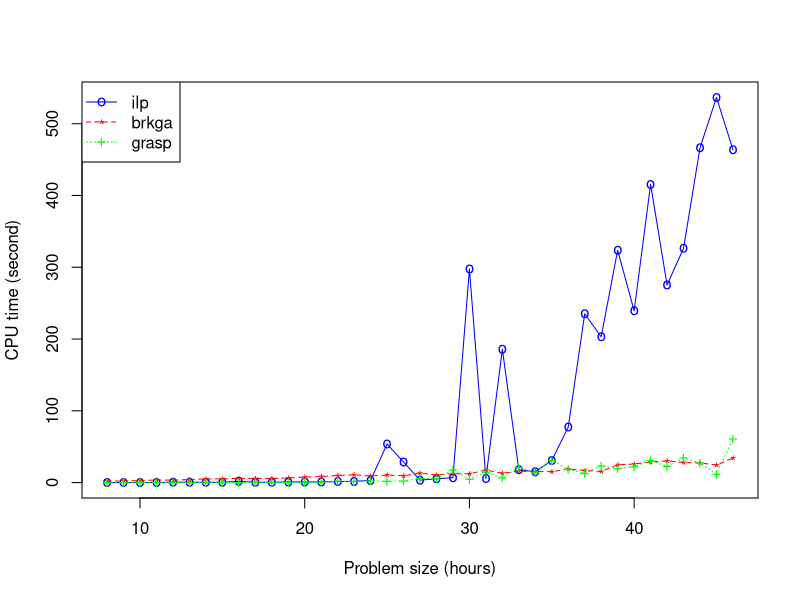
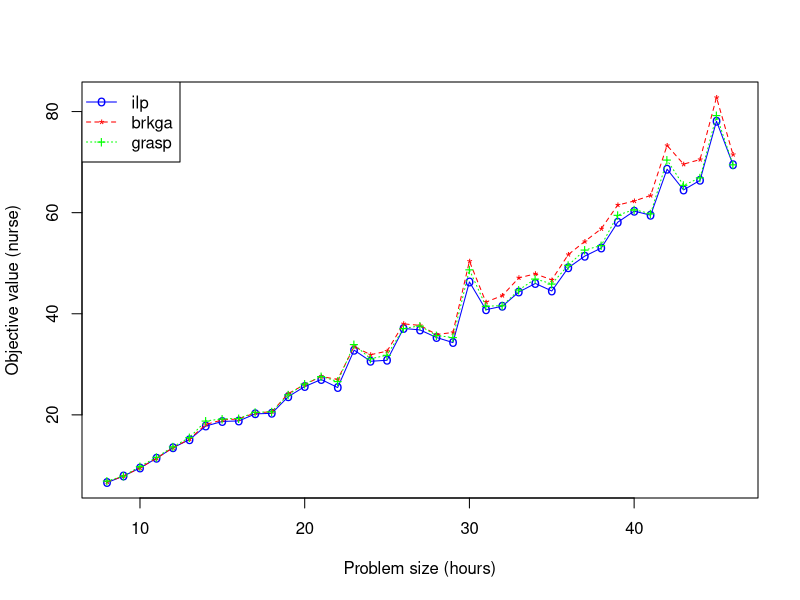
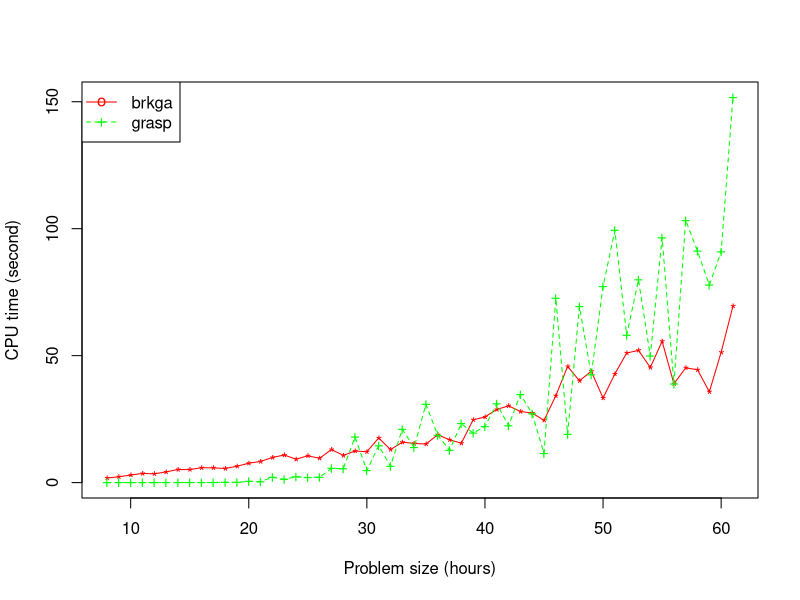
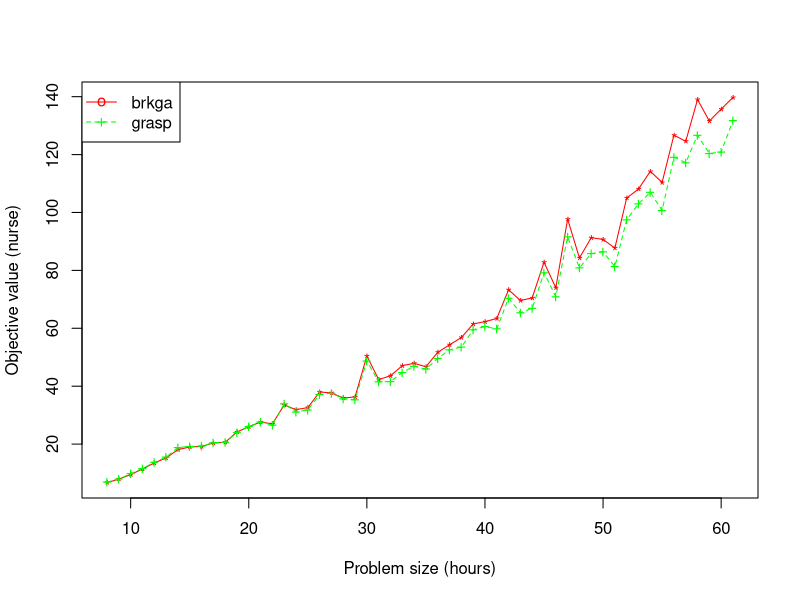

Here is the R script that generated these plots, in order:
ilp_data = read.csv("ilp_result.txt", header=FALSE)
brkga_data = read.csv("brkga_result.txt", header=FALSE)
grasp_data = read.csv("grasp_result.txt", header=FALSE)

min_common_size = min(nrow(ilp_data), nrow(brkga_data), nrow(grasp_data))

# Compare ilp, brkga and grasp
sub_ilp = head(ilp_data, min_common_size)
sub_brkga = head(brkga_data, min_common_size)
sub_grasp = head(grasp_data, min_common_size)

# Compare time
time_table = data.frame(level=sub_ilp[1], ilp=as.numeric(unlist(sub_ilp[3])), brkga=as.numeric(unlist(sub_brkga[3])), grasp=as.numeric(unlist(sub_grasp[3])) )
time_table[1] = gsub("^[^_]*_|_[^_]*$", "", as.matrix(time_table[1]))
time_table[1] = as.numeric(as.matrix(time_table[1]))
time_table = aggregate(. ~ V1, time_table, FUN=mean)

# define 3 data sets
xdata <- as.matrix(time_table[1])
y1 <- as.matrix(time_table[2])
y2 <- as.matrix(time_table[3])
y3 <- as.matrix(time_table[4])

# plot the first curve by calling plot() function
# First curve is plotted
plot(xdata, y1, type="o", col="blue", pch="o", lty=1, ylim=range(y1,y2,y3), ylab="CPU time (second)", xlab = "Problem size (hours)" )

points(xdata, y2, col="red", pch="*")
lines(xdata, y2, col="red",lty=2)

points(xdata, y3, col="green",pch="+")
lines(xdata, y3, col="green", lty=3)

legend(x= "topleft", y=0.92,legend=c("ilp","brkga","grasp"), col=c("blue","red","green"),
       pch=c("o","*","+"),lty=c(1,2,3), ncol=1)

# Compare objective value
obj_table = data.frame(level=sub_ilp[1], ilp=as.numeric(unlist(sub_ilp[2])), brkga=as.numeric(unlist(sub_brkga[2])), grasp=as.numeric(unlist(sub_grasp[2])) )
obj_table[1] = gsub("^[^_]*_|_[^_]*$", "", as.matrix(obj_table[1]))
obj_table[1] = as.numeric(as.matrix(obj_table[1]))
obj_table = aggregate(. ~ V1, obj_table, FUN=mean)

# define 3 data sets
xdata <- as.matrix(obj_table[1])
y1 <- as.matrix(obj_table[2])
y2 <- as.matrix(obj_table[3])
y3 <- as.matrix(obj_table[4])

# plot the first curve by calling plot() function
# First curve is plotted
plot(xdata, y1, type="o", col="blue", pch="o", lty=1, ylim=range(y1,y2,y3), ylab="Objective value (nurse)", xlab = "Problem size (hours)" )

points(xdata, y2, col="red", pch="*")
lines(xdata, y2, col="red",lty=2)

points(xdata, y3, col="green",pch="+")
lines(xdata, y3, col="green", lty=3)

legend(x= "topleft", y=0.92,legend=c("ilp","brkga","grasp"), col=c("blue","red","green"),
       pch=c("o","*","+"),lty=c(1,2,3), ncol=1)


# Compare brkga and grasp
min_common_size = min(nrow(brkga_data), nrow(grasp_data))
sub_brkga = head(brkga_data, min_common_size)
sub_grasp = head(grasp_data, min_common_size)

# Compare time
time_table = data.frame(level=sub_brkga[1], brkga=as.numeric(unlist(sub_brkga[3])), grasp=as.numeric(unlist(sub_grasp[3])) )
time_table[1] = gsub("^[^_]*_|_[^_]*$", "", as.matrix(time_table[1]))
time_table[1] = as.numeric(as.matrix(time_table[1]))
time_table = aggregate(. ~ V1, time_table, FUN=mean)

# define 3 data sets
xdata <- as.matrix(time_table[1])
y1 <- as.matrix(time_table[2])
y2 <- as.matrix(time_table[3])

# plot the first curve by calling plot() function
# First curve is plotted
plot(xdata, y1, type="o", col="red", pch="*", lty=1, ylim=range(y1,y2), ylab="CPU time (second)", xlab = "Problem size (hours)" )

points(xdata, y2, col="green", pch="+")
lines(xdata, y2, col="green",lty=2)

legend(x= "topleft", y=0.92,legend=c("brkga","grasp"), col=c("red","green"),
       pch=c("o","+"),lty=c(1,2), ncol=1)


# Compare time
obj_table = data.frame(level=sub_brkga[1], brkga=as.numeric(unlist(sub_brkga[2])), grasp=as.numeric(unlist(sub_grasp[2])) )
obj_table[1] = gsub("^[^_]*_|_[^_]*$", "", as.matrix(obj_table[1]))
obj_table[1] = as.numeric(as.matrix(obj_table[1]))
obj_table = aggregate(. ~ V1, obj_table, FUN=mean)

# define 3 data sets
xdata <- as.matrix(obj_table[1])
y1 <- as.matrix(obj_table[2])
y2 <- as.matrix(obj_table[3])

# plot the first curve by calling plot() function
# First curve is plotted
plot(xdata, y1, type="o", col="red", pch="*", lty=1, ylim=range(y1,y2), ylab="Objective value (nurse)", xlab = "Problem size (hours)" )

points(xdata, y2, col="green", pch="+")
lines(xdata, y2, col="green",lty=2)

legend(x= "topleft", y=0.92,legend=c("brkga","grasp"), col=c("red","green"),
       pch=c("o","+"),lty=c(1,2), ncol=1)
